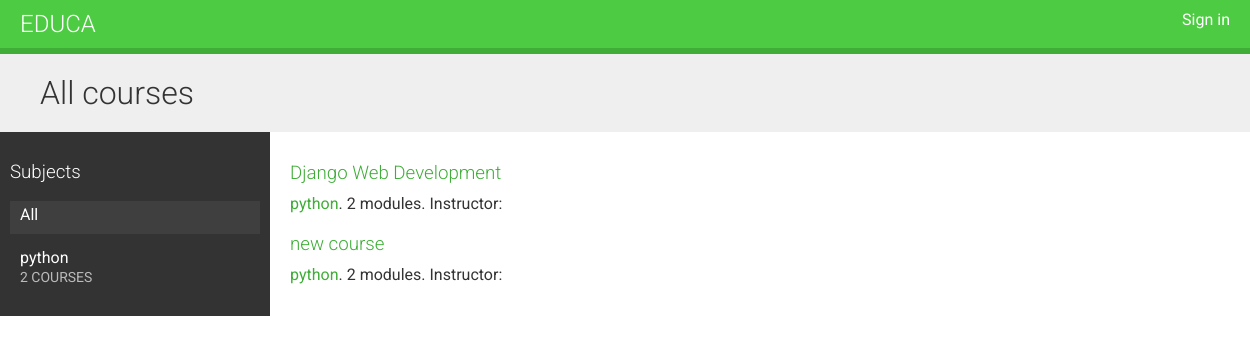
The page / on the database its author committed.
### courses/models.py (models this page shows, shortened)
class Subject(models.Model):
    title = models.CharField(max_length=200)
    slug = models.SlugField(max_length=200,unique=True)
    class Meta:
        ordering = ['title']
    def __str__(self):
        return self.title

class Course(models.Model):
    instructor = models.ForeignKey(settings.AUTH_USER_MODEL,on_delete=models.CASCADE,related_name="created_courses")
    subject = models.ForeignKey(Subject,on_delete=models.CASCADE,related_name='courses')
    title = models.CharField(max_length=200)
    slug = models.SlugField()
    overview = models.TextField(blank=True,null=True)
    created = models.DateTimeField(auto_now_add=True)
    updated = models.DateTimeField(auto_now=True)
    class Meta:
        ordering = ['-created']

### courses/views.py (the view)
# urls.py: path('',views.CourseListView.as_view(),name="course-list"),
class CourseListView(TemplateResponseMixin,View):
    model = Course
    template_name = "courses/course/list.html"
    def get(self,request,subject=None):
        subjects = cache.get("all_subjects")
        if not subjects:
            subjects = Subject.objects.annotate(total_courses=Count('courses'))
            cache.set("all_subjects",subjects)
        all_courses = Course.objects.annotate(total_modules=Count('modules'))
        if(subject):
            subject = get_object_or_404(Subject,slug=subject)
            key = f'subject_{subject.id}_courses'
            courses = cache.get(key)
            if not courses:
                courses = all_courses.filter(subject = subject)
                cache.set(key,'courses')
        else:
            courses = cache.get('all_courses')
            if not courses:
                courses = all_courses
                cache.set("all_courses",courses)
        return self.render_to_response({"subjects":subjects,"subject":subject,"courses":courses})

### courses/templates/courses/course/list.html (shortened to what this page needs)
{% extends "base.html" %}
{% block content %}
  <h1>
    {% if subject %}
      {{ subject.title }} courses
    {% else %}
      All courses
    {% endif %}
  </h1>
  <div class="contents">
    <h3>Subjects</h3>
    <ul id="modules">
      <li {% if not subject %}class="selected"{% endif %}>
        <a href="{% url "courses:course-list" %}">All</a>
      </li>
      {% for s in subjects %}
        <li {% if subject == s %}class="selected"{% endif %}>
          <a href="{% url "courses:course-list-subject" s.slug %}">
            {{ s.title }}
            <br><span>{{ s.total_courses }} courses</span>
          </a>
        </li>
      {% endfor %}
    </ul>
  </div>
  <div class="module">
    {% for course in courses %}
      {% with subject=course.subject %}
        <h3>
          <a href="{% url "courses:course-detail" course.slug %}">
            {{ course.title }}
          </a>
        </h3>
        <p>
          <a href="{% url "courses:course-list-subject" subject.slug %}">{{ subject }}</a>.
            {{ course.total_modules }} modules.
            Instructor: {{ course.owner.get_full_name }}
        </p>
      {% endwith %}
    {% endfor %}
  </div>
{% endblock %}

### courses/static/css/base.css (style rules this page uses)
body { margin:0; font-family:'Roboto', sans-serif; font-weight:400; color:#333; }
a { color:#3fad37; text-decoration:none; }
ul { float:left; }
h1, h2, h3, h4, h5, h6 { font-family:'Roboto', sans-serif; font-weight:300; }
h1 { background:#efefef; width:100%; overflow:auto; padding:20px 0 20px 40px; margin:0; }
.module { padding:10px 20px; float:left; width:600px; }
.module h3 { margin:20px 0 0; padding:0; width:100%; }
.module p { margin:10px 0 20px; width:100%; float:left; }
.contents { width:20%; padding:10px; float:left; background:#333; color: #fff; font-family:'Roboto', sans-serif; }
.contents ul { list-style:none; margin:0; padding:0; width:100%; }
.contents ul li { margin:0 0 10px 0; padding:4px 10px 10px; overflow:auto; cursor:move; }
.contents ul li.selected { background:#3f3f3f; }
.contents ul span { text-transform:uppercase; color:#bbb; font-size:14px; }
.contents ul a { display:block; color:#fff; text-decoration:none; }

### rows shown on the page
Subject: title "python", total_courses "2"
Course: title "Django Web Development", subject "python", total_modules "2"
Course: title "new course", subject "python", total_modules "2"
